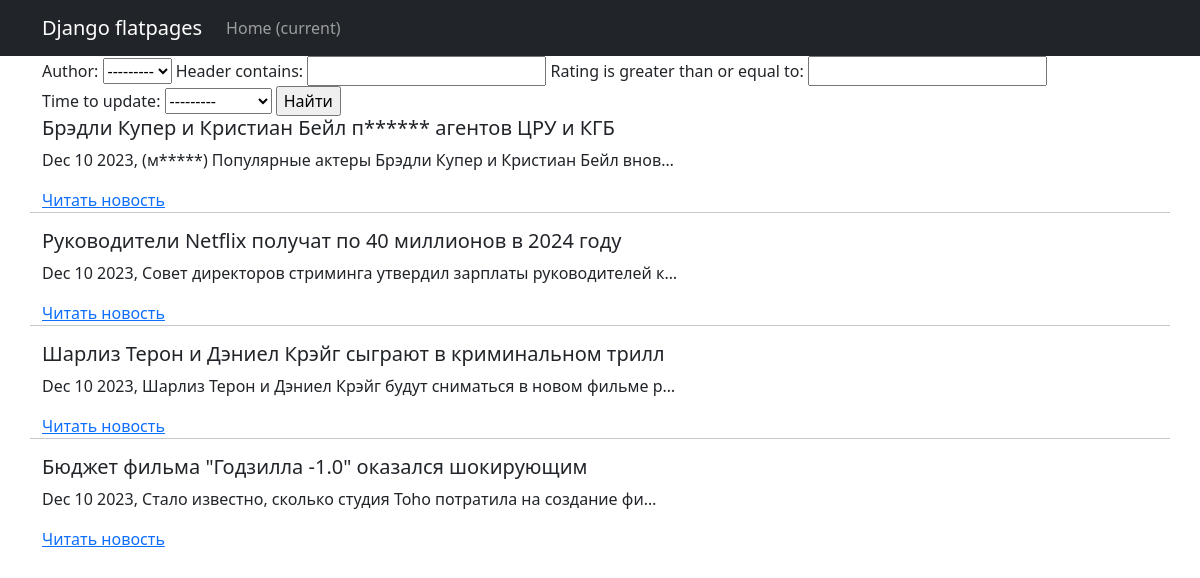
Page /news/search/ on the earlier database version.
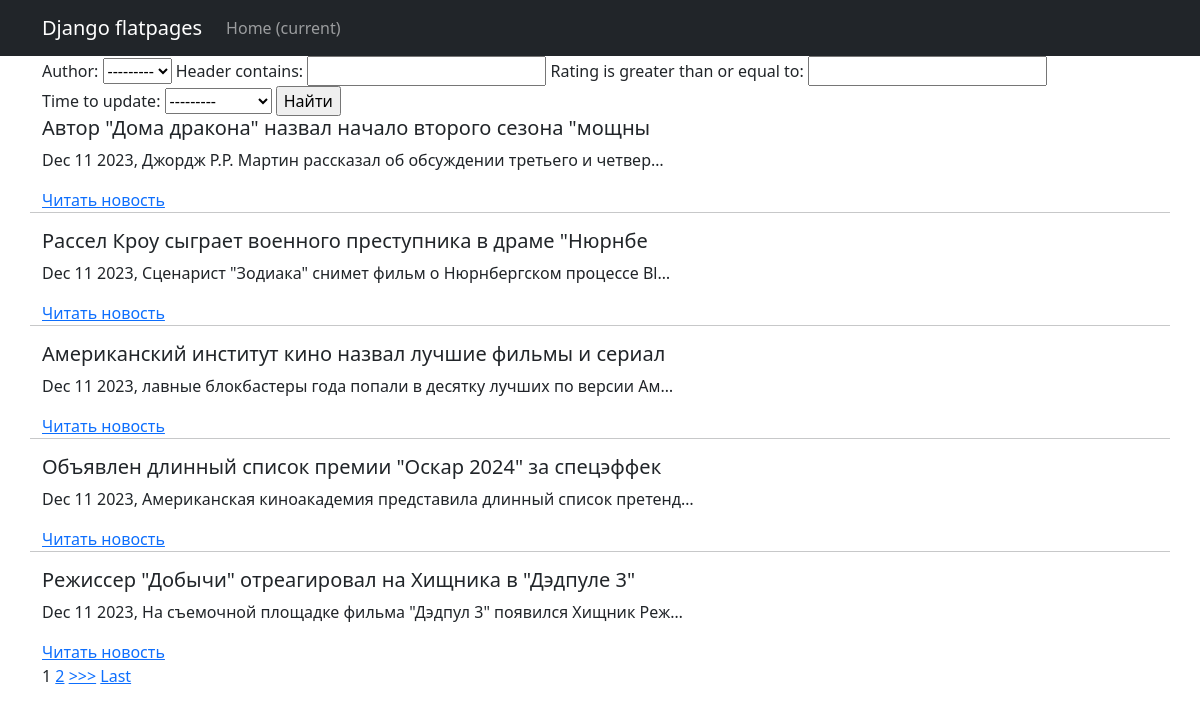
Same page on the later database version.
### news/models.py (models this page shows, shortened)
class Post(models.Model, Grade):
    note = models.CharField(max_length=2, choices=NOTES, default=news)
    time_to_create = models.DateTimeField(auto_now_add=True)
    time_to_update = models.DateTimeField(auto_now=True)
    header = models.CharField(max_length=56)
    text = models.TextField()
    rating = models.IntegerField(default=0)
    author = models.ForeignKey('Author', on_delete=models.CASCADE)
    categories = models.ManyToManyField('Category', through='PostCategory')

### news/views.py (the view)
# urls.py: path('search/', NewsSearch.as_view(), name='news_search'),
class NewsSearch(ListView):
    model = Post
    template_name = 'search.html'
    context_object_name = 'search'
    ordering = ['-time_to_update']
    paginate_by = 5
    def get_filter(self):
        return PostFilter(self.request.GET, queryset=super().get_queryset())
    def get_queryset(self):
        return self.get_filter().qs
    def get_context_data(self, *args, **kwargs):
        return {
            **super().get_context_data(*args, **kwargs),
            'filter': self.get_filter()
        }

### news/models.py (called while the page is built)
    def __str__(self):
        return self.user.username

### news/templatetags/censor_filters.py (called while the page is built)
@register.filter()
def censor_filter(cens_str: str) -> str:
    try:
        if not isinstance(cens_str, str):
            raise ValueError
        cens_str_low = cens_str.lower()
        for word in censor_tuple:
            if word in cens_str_low:
                word_v = f"{word[0]}{'*'*(len(word)-1)}"
                for _ in range(cens_str_low.count(word)):
                    word_i = cens_str_low.index(word)
                    word_cens_str = cens_str[word_i:(word_i+len(word))]
                    cens_str = cens_str.replace(word_cens_str, word_v)
                    cens_str_low = cens_str.lower()
    except ValueError:
        print('Censor filter is used with str obj!')
    return cens_str

### templates/search.html (shortened to what this page needs)
{% extends 'flatpages/default.html' %}
{% load censor_filters %}
{% block content %}
  <form method="GET">
    {{ filter.form }}
    <input type="submit" value="Найти">
  </form>
{% if search %}
  {% for n in search %}
    <h5>{{ n.header|censor_filter }}</h5>
    <p>{{ n.time_to_update|date:'M d Y' }}, {{ n.text|truncatechars:61|censor_filter }}</p>
    <a href="{% url 'news_detail' n.pk %}">Читать новость</a>
    {% if not forloop.last %}
    <hr>
    {% endif %}
  {% endfor %}
  {% if is_paginated %}
  <div>
    {% for num in page_obj.paginator.page_range %}
      {% if page_obj.number == num %}
        <a>{{ num }}</a>
      {% elif num > page_obj.number|add:'-2' and num < page_obj.number|add:'2' %}
        <a href="?page={{ num }}">{{ num }}</a>
      {% endif %}
    {% endfor %}
    {% if page_obj.has_next %}
      <a href="?page={{ page_obj.next_page_number }}">>>></a>
      <a href="?page={{ page_obj.paginator.num_pages }}">Last</a>
    {% endif %}
  </div>
  {% endif %}
{% else %}
  <h2 style="text-align: center; margin-top: 20px">No matching news</h2>
{% endif %}
{% endblock content %}

Differences in the rows shown:
no longer on this page (row unchanged): Post: header|censor_filter "Брэдли Купер и Кристиан Бейл п****** агентов ЦРУ и КГБ", time_to_update "Dec 10 2023", text|censor_filter "(м*****) Популярные актеры Брэдли Купер и Кристиан Бейл внов…"
no longer on this page (row unchanged): Post: header|censor_filter "Руководители Netflix получат по 40 миллионов в 2024 году", time_to_update "Dec 10 2023", text|censor_filter "Совет директоров стриминга утвердил зарплаты руководителей к…"
no longer on this page (row unchanged): Post: header|censor_filter "Шарлиз Терон и Дэниел Крэйг сыграют в криминальном трилл", time_to_update "Dec 10 2023", text|censor_filter "Шарлиз Терон и Дэниел Крэйг будут сниматься в новом фильме р…"
no longer on this page (row unchanged): Post: header|censor_filter "Бюджет фильма \"Годзилла -1.0\" оказался шокирующим", time_to_update "Dec 10 2023", text|censor_filter "Стало известно, сколько студия Toho потратила на создание фи…"
added Post: header|censor_filter "Автор \"Дома дракона\" назвал начало второго сезона \"мощны", time_to_update "Dec 11 2023", text|censor_filter "Джордж Р.Р. Мартин рассказал об обсуждении третьего и четвер…"
added Post: header|censor_filter "Рассел Кроу сыграет военного преступника в драме \"Нюрнбе", time_to_update "Dec 11 2023", text|censor_filter "Сценарист \"Зодиака\" снимет фильм о Нюрнбергском процессе Bl…"
added Post: header|censor_filter "Американский институт кино назвал лучшие фильмы и сериал", time_to_update "Dec 11 2023", text|censor_filter "лавные блокбастеры года попали в десятку лучших по версии Ам…"
added Post: header|censor_filter "Объявлен длинный список премии \"Оскар 2024\" за спецэффек", time_to_update "Dec 11 2023", text|censor_filter "Американская киноакадемия представила длинный список претенд…"
added Post: header|censor_filter "Режиссер \"Добычи\" отреагировал на Хищника в \"Дэдпуле 3\"", time_to_update "Dec 11 2023", text|censor_filter "На съемочной площадке фильма \"Дэдпул 3\" появился Хищник Реж…"
Other differences:
new list line: "1"
new list line: "2"
text now shown: ">>> Last"
